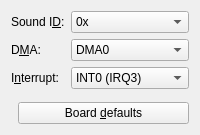
     <widget class="QWidget" name="sndWssTab">
      <attribute name="title">
       <string notr="true">Mate-X PCM</string>
      </attribute>
      <layout class="QVBoxLayout" name="sndWssTabLayout">
       <item>
        <layout class="QFormLayout" name="sndWssTabForm">
         <item row="0" column="0">
          <widget class="QLabel" name="SNDWSSIDLabel">
           <property name="text">
            <string>Sound I&amp;D:</string>
           </property>
           <property name="buddy">
            <cstring>SNDWSSID</cstring>
           </property>
          </widget>
         </item>
         <item row="0" column="1">
          <widget class="QComboBox" name="SNDWSSID">
           <item>
            <property name="text">
             <string notr="true">0x</string>
            </property>
           </item>
           <item>
            <property name="text">
             <string notr="true">1x</string>
            </property>
           </item>
           <item>
            <property name="text">
             <string notr="true">2x</string>
            </property>
           </item>
           <item>
            <property name="text">
             <string notr="true">3x</string>
            </property>
           </item>
           <item>
            <property name="text">
             <string notr="true">4x</string>
            </property>
           </item>
           <item>
            <property name="text">
             <string notr="true">5x</string>
            </property>
           </item>
           <item>
            <property name="text">
             <string notr="true">6x</string>
            </property>
           </item>
           <item>
            <property name="text">
             <string notr="true">7x</string>
            </property>
           </item>
           <item>
            <property name="text">
             <string notr="true">8x</string>
            </property>
           </item>
          </widget>
         </item>
         <item row="1" column="0">
          <widget class="QLabel" name="SNDWSSDMALabel">
           <property name="text">
            <string>D&amp;MA:</string>
           </property>
           <property name="buddy">
            <cstring>SNDWSSDMA</cstring>
           </property>
          </widget>
         </item>
         <item row="1" column="1">
          <widget class="QComboBox" name="SNDWSSDMA">
           <item>
            <property name="text">
             <string notr="true">DMA0</string>
            </property>
           </item>
           <item>
            <property name="text">
             <string notr="true">DMA1</string>
            </property>
           </item>
           <item>
            <property name="text">
             <string notr="true">DMA3</string>
            </property>
           </item>
          </widget>
         </item>
         <item row="2" column="0">
          <widget class="QLabel" name="SNDWSSINTLabel">
           <property name="text">
            <string>I&amp;nterrupt:</string>
           </property>
           <property name="buddy">
            <cstring>SNDWSSINT</cstring>
           </property>
          </widget>
         </item>
         <item row="2" column="1">
          <widget class="QComboBox" name="SNDWSSINT">
           <item>
            <property name="text">
             <string notr="true">INT0 (IRQ3)</string>
            </property>
           </item>
           <item>
            <property name="text">
             <string notr="true">INT1 (IRQ5)</string>
            </property>
           </item>
           <item>
            <property name="text">
             <string notr="true">INT41 (IRQ10)</string>
            </property>
           </item>
           <item>
            <property name="text">
             <string notr="true">INT5 (IRQ12)</string>
            </property>
           </item>
          </widget>
         </item>
        </layout>
       </item>
       <item>
        <spacer name="sndWssTabSpacer">
         <property name="orientation">
          <enum>Qt::Vertical</enum>
         </property>
        </spacer>
       </item>
       <item>
        <layout class="QHBoxLayout" name="sndWssTabButtons">
         <item>
          <spacer name="sndWssTabButtonSpacer">
           <property name="orientation">
            <enum>Qt::Horizontal</enum>
           </property>
          </spacer>
         </item>
         <item>
          <widget class="QPushButton" name="sndWssTabDefaults">
           <property name="text">
            <string>Board &amp;defaults</string>
           </property>
          </widget>
         </item>
        </layout>
       </item>
      </layout>
     </widget>
